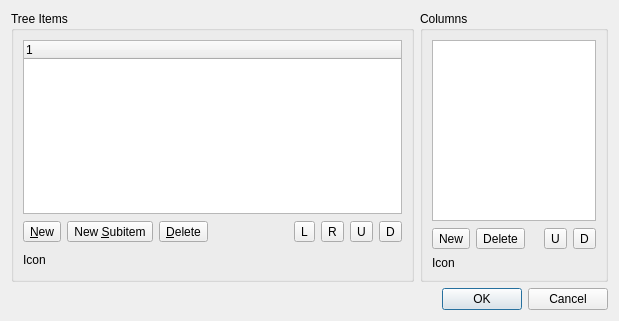
<ui version="4.0" >
 <comment>*********************************************************************
**
** Copyright (C) 2009 Nokia Corporation and/or its subsidiary(-ies).
** All rights reserved.
** Contact: Nokia Corporation (qt-info@nokia.com)
**
** This file is part of the autotests of the Qt Toolkit.
**
** $QT_BEGIN_LICENSE:LGPL$
** Commercial Usage
** Licensees holding valid Qt Commercial licenses may use this file in
** accordance with the Qt Commercial License Agreement provided with the
** Software or, alternatively, in accordance with the terms contained in
** a written agreement between you and Nokia.
**
** GNU Lesser General Public License Usage
** Alternatively, this file may be used under the terms of the GNU Lesser
** General Public License version 2.1 as published by the Free Software
** Foundation and appearing in the file LICENSE.LGPL included in the
** packaging of this file.  Please review the following information to
** ensure the GNU Lesser General Public License version 2.1 requirements
** will be met: http://www.gnu.org/licenses/old-licenses/lgpl-2.1.html.
**
** In addition, as a special exception, Nokia gives you certain additional
** rights.  These rights are described in the Nokia Qt LGPL Exception
** version 1.1, included in the file LGPL_EXCEPTION.txt in this package.
**
** GNU General Public License Usage
** Alternatively, this file may be used under the terms of the GNU
** General Public License version 3.0 as published by the Free Software
** Foundation and appearing in the file LICENSE.GPL included in the
** packaging of this file.  Please review the following information to
** ensure the GNU General Public License version 3.0 requirements will be
** met: http://www.gnu.org/copyleft/gpl.html.
**
** If you have questions regarding the use of this file, please contact
** Nokia at qt-info@nokia.com.
** $QT_END_LICENSE$
**
*********************************************************************</comment>
 <class>qdesigner_internal::TreeWidgetEditor</class>
 <widget class="QDialog" name="qdesigner_internal::TreeWidgetEditor" >
  <property name="geometry" >
   <rect>
    <x>0</x>
    <y>0</y>
    <width>619</width>
    <height>321</height>
   </rect>
  </property>
  <property name="windowTitle" >
   <string>Edit Tree Widget</string>
  </property>
  <layout class="QGridLayout" name="gridLayout_3" >
   <item row="0" column="0" >
    <widget class="QGroupBox" name="itemsBox" >
     <property name="title" >
      <string>Tree Items</string>
     </property>
     <layout class="QGridLayout" name="gridLayout" >
      <item row="0" column="0" >
       <widget class="QTreeWidget" name="treeWidget" >
        <property name="focusPolicy" >
         <enum>Qt::TabFocus</enum>
        </property>
        <property name="toolTip" >
         <string>Tree Items</string>
        </property>
        <column>
         <property name="text" >
          <string>1</string>
         </property>
        </column>
       </widget>
      </item>
      <item row="1" column="0" >
       <layout class="QHBoxLayout" name="horizontalLayout_4" >
        <item>
         <widget class="QToolButton" name="newItemButton" >
          <property name="toolTip" >
           <string>New Item</string>
          </property>
          <property name="text" >
           <string>&amp;New</string>
          </property>
         </widget>
        </item>
        <item>
         <widget class="QToolButton" name="newSubItemButton" >
          <property name="toolTip" >
           <string>New Subitem</string>
          </property>
          <property name="text" >
           <string>New &amp;Subitem</string>
          </property>
         </widget>
        </item>
        <item>
         <widget class="QToolButton" name="deleteItemButton" >
          <property name="toolTip" >
           <string>Delete Item</string>
          </property>
          <property name="text" >
           <string>&amp;Delete</string>
          </property>
         </widget>
        </item>
        <item>
         <spacer>
          <property name="orientation" >
           <enum>Qt::Horizontal</enum>
          </property>
          <property name="sizeHint" stdset="0" >
           <size>
            <width>28</width>
            <height>23</height>
           </size>
          </property>
         </spacer>
        </item>
        <item>
         <widget class="QToolButton" name="moveItemLeftButton" >
          <property name="toolTip" >
           <string>Move Item Left (before Parent Item)</string>
          </property>
          <property name="text" >
           <string>L</string>
          </property>
         </widget>
        </item>
        <item>
         <widget class="QToolButton" name="moveItemRightButton" >
          <property name="toolTip" >
           <string>Move Item Right (as a First Subitem of the Next Sibling Item)</string>
          </property>
          <property name="text" >
           <string>R</string>
          </property>
         </widget>
        </item>
        <item>
         <widget class="QToolButton" name="moveItemUpButton" >
          <property name="toolTip" >
           <string>Move Item Up</string>
          </property>
          <property name="text" >
           <string>U</string>
          </property>
         </widget>
        </item>
        <item>
         <widget class="QToolButton" name="moveItemDownButton" >
          <property name="toolTip" >
           <string>Move Item Down</string>
          </property>
          <property name="text" >
           <string>D</string>
          </property>
         </widget>
        </item>
       </layout>
      </item>
      <item row="2" column="0" >
       <layout class="QHBoxLayout" name="horizontalLayout_2" >
        <item>
         <widget class="QLabel" name="label_2" >
          <property name="text" >
           <string>Icon</string>
          </property>
         </widget>
        </item>
        <item>
         <widget class="qdesigner_internal::IconSelector" native="1" name="itemIconSelector" />
        </item>
        <item>
         <spacer name="horizontalSpacer" >
          <property name="orientation" >
           <enum>Qt::Horizontal</enum>
          </property>
          <property name="sizeHint" stdset="0" >
           <size>
            <width>288</width>
            <height>21</height>
           </size>
          </property>
         </spacer>
        </item>
       </layout>
      </item>
     </layout>
    </widget>
   </item>
   <item row="0" column="1" >
    <widget class="QGroupBox" name="columnsBox" >
     <property name="sizePolicy" >
      <sizepolicy vsizetype="Preferred" hsizetype="Fixed" >
       <horstretch>0</horstretch>
       <verstretch>0</verstretch>
      </sizepolicy>
     </property>
     <property name="title" >
      <string>Columns</string>
     </property>
     <layout class="QGridLayout" name="gridLayout_2" >
      <item row="0" column="0" >
       <widget class="QListWidget" name="listWidget" >
        <property name="sizePolicy" >
         <sizepolicy vsizetype="Expanding" hsizetype="Ignored" >
          <horstretch>0</horstretch>
          <verstretch>0</verstretch>
         </sizepolicy>
        </property>
        <property name="focusPolicy" >
         <enum>Qt::TabFocus</enum>
        </property>
        <property name="toolTip" >
         <string>Tree Columns</string>
        </property>
       </widget>
      </item>
      <item row="1" column="0" >
       <layout class="QHBoxLayout" name="horizontalLayout_3" >
        <item>
         <widget class="QToolButton" name="newColumnButton" >
          <property name="toolTip" >
           <string>New Column</string>
          </property>
          <property name="text" >
           <string>New</string>
          </property>
         </widget>
        </item>
        <item>
         <widget class="QToolButton" name="deleteColumnButton" >
          <property name="toolTip" >
           <string>Delete Column</string>
          </property>
          <property name="text" >
           <string>Delete</string>
          </property>
         </widget>
        </item>
        <item>
         <spacer>
          <property name="orientation" >
           <enum>Qt::Horizontal</enum>
          </property>
          <property name="sizeHint" stdset="0" >
           <size>
            <width>13</width>
            <height>23</height>
           </size>
          </property>
         </spacer>
        </item>
        <item>
         <widget class="QToolButton" name="moveColumnUpButton" >
          <property name="toolTip" >
           <string>Move Column Up</string>
          </property>
          <property name="text" >
           <string>U</string>
          </property>
         </widget>
        </item>
        <item>
         <widget class="QToolButton" name="moveColumnDownButton" >
          <property name="toolTip" >
           <string>Move Column Down</string>
          </property>
          <property name="text" >
           <string>D</string>
          </property>
         </widget>
        </item>
       </layout>
      </item>
      <item row="2" column="0" >
       <layout class="QHBoxLayout" name="horizontalLayout" >
        <item>
         <widget class="QLabel" name="label" >
          <property name="text" >
           <string>Icon</string>
          </property>
         </widget>
        </item>
        <item>
         <widget class="qdesigner_internal::IconSelector" native="1" name="columnIconSelector" />
        </item>
        <item>
         <spacer>
          <property name="orientation" >
           <enum>Qt::Horizontal</enum>
          </property>
          <property name="sizeHint" stdset="0" >
           <size>
            <width>0</width>
            <height>10</height>
           </size>
          </property>
         </spacer>
        </item>
       </layout>
      </item>
     </layout>
    </widget>
   </item>
   <item row="1" column="0" colspan="2" >
    <widget class="QDialogButtonBox" name="buttonBox" >
     <property name="orientation" >
      <enum>Qt::Horizontal</enum>
     </property>
     <property name="standardButtons" >
      <set>QDialogButtonBox::Cancel|QDialogButtonBox::Ok</set>
     </property>
    </widget>
   </item>
  </layout>
 </widget>
 <customwidgets>
  <customwidget>
   <class>qdesigner_internal::IconSelector</class>
   <extends>QWidget</extends>
   <header>iconselector_p.h</header>
   <container>1</container>
  </customwidget>
 </customwidgets>
 <tabstops>
  <tabstop>treeWidget</tabstop>
  <tabstop>newItemButton</tabstop>
  <tabstop>newSubItemButton</tabstop>
  <tabstop>deleteItemButton</tabstop>
  <tabstop>moveItemLeftButton</tabstop>
  <tabstop>moveItemRightButton</tabstop>
  <tabstop>moveItemUpButton</tabstop>
  <tabstop>moveItemDownButton</tabstop>
  <tabstop>listWidget</tabstop>
  <tabstop>newColumnButton</tabstop>
  <tabstop>deleteColumnButton</tabstop>
  <tabstop>moveColumnUpButton</tabstop>
  <tabstop>moveColumnDownButton</tabstop>
 </tabstops>
 <resources/>
 <connections>
  <connection>
   <sender>buttonBox</sender>
   <signal>accepted()</signal>
   <receiver>qdesigner_internal::TreeWidgetEditor</receiver>
   <slot>accept()</slot>
   <hints>
    <hint type="sourcelabel" >
     <x>450</x>
     <y>259</y>
    </hint>
    <hint type="destinationlabel" >
     <x>292</x>
     <y>272</y>
    </hint>
   </hints>
  </connection>
  <connection>
   <sender>buttonBox</sender>
   <signal>rejected()</signal>
   <receiver>qdesigner_internal::TreeWidgetEditor</receiver>
   <slot>reject()</slot>
   <hints>
    <hint type="sourcelabel" >
     <x>539</x>
     <y>266</y>
    </hint>
    <hint type="destinationlabel" >
     <x>556</x>
     <y>275</y>
    </hint>
   </hints>
  </connection>
 </connections>
</ui>
